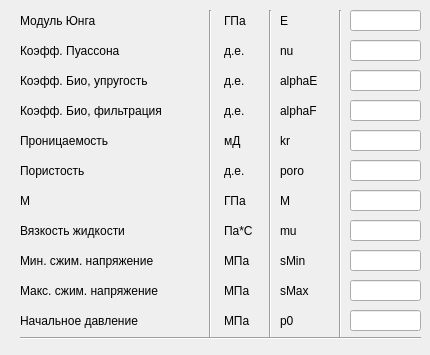
      <widget class="QWidget" name="tab_1">
       <attribute name="title">
        <string>Пласт и флюид</string>
       </attribute>
       <widget class="QLabel" name="mu">
        <property name="geometry">
         <rect>
          <x>280</x>
          <y>220</y>
          <width>51</width>
          <height>21</height>
         </rect>
        </property>
        <property name="text">
         <string>mu</string>
        </property>
       </widget>
       <widget class="QLineEdit" name="le_kr">
        <property name="geometry">
         <rect>
          <x>350</x>
          <y>130</y>
          <width>71</width>
          <height>21</height>
         </rect>
        </property>
        <property name="alignment">
         <set>Qt::AlignRight|Qt::AlignTrailing|Qt::AlignVCenter</set>
        </property>
       </widget>
       <widget class="QLabel" name="K_Bi_f_de">
        <property name="geometry">
         <rect>
          <x>224</x>
          <y>100</y>
          <width>41</width>
          <height>21</height>
         </rect>
        </property>
        <property name="text">
         <string>д.е.</string>
        </property>
       </widget>
       <widget class="QLabel" name="Po">
        <property name="geometry">
         <rect>
          <x>20</x>
          <y>160</y>
          <width>191</width>
          <height>21</height>
         </rect>
        </property>
        <property name="font">
         <font>
          <pointsize>9</pointsize>
          <kerning>true</kerning>
         </font>
        </property>
        <property name="text">
         <string>Пористость</string>
        </property>
        <property name="alignment">
         <set>Qt::AlignLeading|Qt::AlignLeft|Qt::AlignVCenter</set>
        </property>
       </widget>
       <widget class="QLabel" name="E_">
        <property name="geometry">
         <rect>
          <x>280</x>
          <y>10</y>
          <width>51</width>
          <height>21</height>
         </rect>
        </property>
        <property name="text">
         <string>E</string>
        </property>
       </widget>
       <widget class="QLabel" name="sMin">
        <property name="geometry">
         <rect>
          <x>280</x>
          <y>250</y>
          <width>51</width>
          <height>21</height>
         </rect>
        </property>
        <property name="text">
         <string>sMin</string>
        </property>
       </widget>
       <widget class="QLabel" name="Begin">
        <property name="geometry">
         <rect>
          <x>20</x>
          <y>310</y>
          <width>191</width>
          <height>21</height>
         </rect>
        </property>
        <property name="font">
         <font>
          <pointsize>9</pointsize>
          <kerning>true</kerning>
         </font>
        </property>
        <property name="text">
         <string>Начальное давление</string>
        </property>
        <property name="alignment">
         <set>Qt::AlignLeading|Qt::AlignLeft|Qt::AlignVCenter</set>
        </property>
       </widget>
       <widget class="QLineEdit" name="le_sMin">
        <property name="geometry">
         <rect>
          <x>350</x>
          <y>250</y>
          <width>71</width>
          <height>21</height>
         </rect>
        </property>
        <property name="alignment">
         <set>Qt::AlignRight|Qt::AlignTrailing|Qt::AlignVCenter</set>
        </property>
       </widget>
       <widget class="QLabel" name="M_Yu">
        <property name="geometry">
         <rect>
          <x>20</x>
          <y>10</y>
          <width>191</width>
          <height>21</height>
         </rect>
        </property>
        <property name="font">
         <font>
          <pointsize>9</pointsize>
          <kerning>true</kerning>
         </font>
        </property>
        <property name="text">
         <string>Модуль Юнга</string>
        </property>
        <property name="alignment">
         <set>Qt::AlignLeading|Qt::AlignLeft|Qt::AlignVCenter</set>
        </property>
       </widget>
       <widget class="QLabel" name="kr">
        <property name="geometry">
         <rect>
          <x>280</x>
          <y>130</y>
          <width>51</width>
          <height>21</height>
         </rect>
        </property>
        <property name="text">
         <string>kr</string>
        </property>
       </widget>
       <widget class="QLineEdit" name="le_nu">
        <property name="geometry">
         <rect>
          <x>350</x>
          <y>40</y>
          <width>71</width>
          <height>21</height>
         </rect>
        </property>
        <property name="alignment">
         <set>Qt::AlignRight|Qt::AlignTrailing|Qt::AlignVCenter</set>
        </property>
       </widget>
       <widget class="QLabel" name="Begin_MPa">
        <property name="geometry">
         <rect>
          <x>224</x>
          <y>310</y>
          <width>41</width>
          <height>21</height>
         </rect>
        </property>
        <property name="text">
         <string>МПа</string>
        </property>
       </widget>
       <widget class="QLineEdit" name="le_sMax">
        <property name="geometry">
         <rect>
          <x>350</x>
          <y>280</y>
          <width>71</width>
          <height>21</height>
         </rect>
        </property>
        <property name="alignment">
         <set>Qt::AlignRight|Qt::AlignTrailing|Qt::AlignVCenter</set>
        </property>
       </widget>
       <widget class="QLabel" name="K_Pu">
        <property name="geometry">
         <rect>
          <x>20</x>
          <y>40</y>
          <width>191</width>
          <height>21</height>
         </rect>
        </property>
        <property name="font">
         <font>
          <pointsize>9</pointsize>
          <kerning>true</kerning>
         </font>
        </property>
        <property name="text">
         <string>Коэфф. Пуассона</string>
        </property>
        <property name="alignment">
         <set>Qt::AlignLeading|Qt::AlignLeft|Qt::AlignVCenter</set>
        </property>
       </widget>
       <widget class="QLabel" name="K_Pu_de">
        <property name="geometry">
         <rect>
          <x>224</x>
          <y>40</y>
          <width>41</width>
          <height>21</height>
         </rect>
        </property>
        <property name="text">
         <string>д.е.</string>
        </property>
       </widget>
       <widget class="QLabel" name="p0">
        <property name="geometry">
         <rect>
          <x>280</x>
          <y>310</y>
          <width>51</width>
          <height>21</height>
         </rect>
        </property>
        <property name="text">
         <string>p0</string>
        </property>
       </widget>
       <widget class="QLabel" name="alphaE">
        <property name="geometry">
         <rect>
          <x>280</x>
          <y>70</y>
          <width>51</width>
          <height>21</height>
         </rect>
        </property>
        <property name="text">
         <string>alphaE</string>
        </property>
       </widget>
       <widget class="QLabel" name="alphaF">
        <property name="geometry">
         <rect>
          <x>280</x>
          <y>100</y>
          <width>51</width>
          <height>21</height>
         </rect>
        </property>
        <property name="text">
         <string>alphaF</string>
        </property>
       </widget>
       <widget class="QLabel" name="K_Bi_u">
        <property name="geometry">
         <rect>
          <x>20</x>
          <y>70</y>
          <width>191</width>
          <height>21</height>
         </rect>
        </property>
        <property name="font">
         <font>
          <pointsize>9</pointsize>
          <kerning>true</kerning>
         </font>
        </property>
        <property name="text">
         <string>Коэфф. Био, упругость</string>
        </property>
        <property name="alignment">
         <set>Qt::AlignLeading|Qt::AlignLeft|Qt::AlignVCenter</set>
        </property>
       </widget>
       <widget class="QLabel" name="sMax">
        <property name="geometry">
         <rect>
          <x>280</x>
          <y>280</y>
          <width>51</width>
          <height>21</height>
         </rect>
        </property>
        <property name="text">
         <string>sMax</string>
        </property>
       </widget>
       <widget class="QLabel" name="nu">
        <property name="geometry">
         <rect>
          <x>280</x>
          <y>40</y>
          <width>51</width>
          <height>21</height>
         </rect>
        </property>
        <property name="text">
         <string>nu</string>
        </property>
       </widget>
       <widget class="QLabel" name="Min_MPa">
        <property name="geometry">
         <rect>
          <x>224</x>
          <y>250</y>
          <width>41</width>
          <height>21</height>
         </rect>
        </property>
        <property name="text">
         <string>МПа</string>
        </property>
       </widget>
       <widget class="QLabel" name="Po_de">
        <property name="geometry">
         <rect>
          <x>224</x>
          <y>160</y>
          <width>41</width>
          <height>21</height>
         </rect>
        </property>
        <property name="text">
         <string>д.е.</string>
        </property>
       </widget>
       <widget class="QLineEdit" name="le_mu">
        <property name="geometry">
         <rect>
          <x>350</x>
          <y>220</y>
          <width>71</width>
          <height>21</height>
         </rect>
        </property>
        <property name="alignment">
         <set>Qt::AlignRight|Qt::AlignTrailing|Qt::AlignVCenter</set>
        </property>
       </widget>
       <widget class="QLabel" name="K_Bi_u_de">
        <property name="geometry">
         <rect>
          <x>224</x>
          <y>70</y>
          <width>41</width>
          <height>21</height>
         </rect>
        </property>
        <property name="text">
         <string>д.е.</string>
        </property>
       </widget>
       <widget class="QLabel" name="Vya">
        <property name="geometry">
         <rect>
          <x>20</x>
          <y>220</y>
          <width>191</width>
          <height>21</height>
         </rect>
        </property>
        <property name="font">
         <font>
          <pointsize>9</pointsize>
          <kerning>true</kerning>
         </font>
        </property>
        <property name="text">
         <string>Вязкость жидкости</string>
        </property>
        <property name="alignment">
         <set>Qt::AlignLeading|Qt::AlignLeft|Qt::AlignVCenter</set>
        </property>
       </widget>
       <widget class="QLineEdit" name="le_poro">
        <property name="geometry">
         <rect>
          <x>350</x>
          <y>160</y>
          <width>71</width>
          <height>21</height>
         </rect>
        </property>
        <property name="alignment">
         <set>Qt::AlignRight|Qt::AlignTrailing|Qt::AlignVCenter</set>
        </property>
       </widget>
       <widget class="QLabel" name="Max">
        <property name="geometry">
         <rect>
          <x>20</x>
          <y>280</y>
          <width>191</width>
          <height>21</height>
         </rect>
        </property>
        <property name="font">
         <font>
          <pointsize>9</pointsize>
          <kerning>true</kerning>
         </font>
        </property>
        <property name="text">
         <string>Макс. сжим. напряжение</string>
        </property>
        <property name="alignment">
         <set>Qt::AlignLeading|Qt::AlignLeft|Qt::AlignVCenter</set>
        </property>
       </widget>
       <widget class="QLineEdit" name="le_p0">
        <property name="geometry">
         <rect>
          <x>350</x>
          <y>310</y>
          <width>71</width>
          <height>21</height>
         </rect>
        </property>
        <property name="alignment">
         <set>Qt::AlignRight|Qt::AlignTrailing|Qt::AlignVCenter</set>
        </property>
       </widget>
       <widget class="QLabel" name="M_Yu_GPa">
        <property name="geometry">
         <rect>
          <x>224</x>
          <y>10</y>
          <width>41</width>
          <height>21</height>
         </rect>
        </property>
        <property name="text">
         <string>ГПа</string>
        </property>
       </widget>
       <widget class="QLabel" name="poro">
        <property name="geometry">
         <rect>
          <x>280</x>
          <y>160</y>
          <width>51</width>
          <height>21</height>
         </rect>
        </property>
        <property name="text">
         <string>poro</string>
        </property>
       </widget>
       <widget class="QLabel" name="Pr_md">
        <property name="geometry">
         <rect>
          <x>224</x>
          <y>130</y>
          <width>41</width>
          <height>21</height>
         </rect>
        </property>
        <property name="text">
         <string>мД</string>
        </property>
       </widget>
       <widget class="QLabel" name="M_">
        <property name="geometry">
         <rect>
          <x>20</x>
          <y>190</y>
          <width>191</width>
          <height>21</height>
         </rect>
        </property>
        <property name="font">
         <font>
          <pointsize>9</pointsize>
          <kerning>true</kerning>
         </font>
        </property>
        <property name="text">
         <string>М</string>
        </property>
        <property name="alignment">
         <set>Qt::AlignLeading|Qt::AlignLeft|Qt::AlignVCenter</set>
        </property>
       </widget>
       <widget class="QLineEdit" name="le_alphaE">
        <property name="geometry">
         <rect>
          <x>350</x>
          <y>70</y>
          <width>71</width>
          <height>21</height>
         </rect>
        </property>
        <property name="alignment">
         <set>Qt::AlignRight|Qt::AlignTrailing|Qt::AlignVCenter</set>
        </property>
       </widget>
       <widget class="Line" name="line_3">
        <property name="geometry">
         <rect>
          <x>330</x>
          <y>10</y>
          <width>20</width>
          <height>328</height>
         </rect>
        </property>
        <property name="orientation">
         <enum>Qt::Vertical</enum>
        </property>
       </widget>
       <widget class="Line" name="line_2">
        <property name="geometry">
         <rect>
          <x>260</x>
          <y>10</y>
          <width>20</width>
          <height>328</height>
         </rect>
        </property>
        <property name="orientation">
         <enum>Qt::Vertical</enum>
        </property>
       </widget>
       <widget class="QLineEdit" name="le_E">
        <property name="geometry">
         <rect>
          <x>350</x>
          <y>10</y>
          <width>71</width>
          <height>21</height>
         </rect>
        </property>
        <property name="inputMask">
         <string/>
        </property>
        <property name="text">
         <string/>
        </property>
        <property name="alignment">
         <set>Qt::AlignRight|Qt::AlignTrailing|Qt::AlignVCenter</set>
        </property>
       </widget>
       <widget class="QLabel" name="Pr">
        <property name="geometry">
         <rect>
          <x>20</x>
          <y>130</y>
          <width>191</width>
          <height>21</height>
         </rect>
        </property>
        <property name="font">
         <font>
          <pointsize>9</pointsize>
          <kerning>true</kerning>
         </font>
        </property>
        <property name="text">
         <string>Проницаемость</string>
        </property>
        <property name="alignment">
         <set>Qt::AlignLeading|Qt::AlignLeft|Qt::AlignVCenter</set>
        </property>
       </widget>
       <widget class="QLineEdit" name="le_M">
        <property name="geometry">
         <rect>
          <x>350</x>
          <y>190</y>
          <width>71</width>
          <height>21</height>
         </rect>
        </property>
        <property name="alignment">
         <set>Qt::AlignRight|Qt::AlignTrailing|Qt::AlignVCenter</set>
        </property>
       </widget>
       <widget class="QLabel" name="Vya_PaS">
        <property name="geometry">
         <rect>
          <x>224</x>
          <y>220</y>
          <width>41</width>
          <height>21</height>
         </rect>
        </property>
        <property name="text">
         <string>Па*С</string>
        </property>
       </widget>
       <widget class="Line" name="line_4">
        <property name="geometry">
         <rect>
          <x>20</x>
          <y>330</y>
          <width>401</width>
          <height>16</height>
         </rect>
        </property>
        <property name="orientation">
         <enum>Qt::Horizontal</enum>
        </property>
       </widget>
       <widget class="QLabel" name="M_GPa">
        <property name="geometry">
         <rect>
          <x>224</x>
          <y>190</y>
          <width>41</width>
          <height>21</height>
         </rect>
        </property>
        <property name="text">
         <string>ГПа</string>
        </property>
       </widget>
       <widget class="Line" name="line_1">
        <property name="geometry">
         <rect>
          <x>200</x>
          <y>10</y>
          <width>20</width>
          <height>328</height>
         </rect>
        </property>
        <property name="orientation">
         <enum>Qt::Vertical</enum>
        </property>
       </widget>
       <widget class="QLineEdit" name="le_alphaF">
        <property name="geometry">
         <rect>
          <x>350</x>
          <y>100</y>
          <width>71</width>
          <height>21</height>
         </rect>
        </property>
        <property name="alignment">
         <set>Qt::AlignRight|Qt::AlignTrailing|Qt::AlignVCenter</set>
        </property>
       </widget>
       <widget class="QLabel" name="Min">
        <property name="geometry">
         <rect>
          <x>20</x>
          <y>250</y>
          <width>191</width>
          <height>21</height>
         </rect>
        </property>
        <property name="font">
         <font>
          <pointsize>9</pointsize>
          <kerning>true</kerning>
         </font>
        </property>
        <property name="text">
         <string>Мин. сжим. напряжение</string>
        </property>
        <property name="alignment">
         <set>Qt::AlignLeading|Qt::AlignLeft|Qt::AlignVCenter</set>
        </property>
       </widget>
       <widget class="QLabel" name="K_Bi_f">
        <property name="geometry">
         <rect>
          <x>20</x>
          <y>100</y>
          <width>191</width>
          <height>21</height>
         </rect>
        </property>
        <property name="font">
         <font>
          <pointsize>9</pointsize>
          <kerning>true</kerning>
         </font>
        </property>
        <property name="text">
         <string>Коэфф. Био, фильтрация</string>
        </property>
        <property name="alignment">
         <set>Qt::AlignLeading|Qt::AlignLeft|Qt::AlignVCenter</set>
        </property>
       </widget>
       <widget class="QLabel" name="M_M">
        <property name="geometry">
         <rect>
          <x>280</x>
          <y>190</y>
          <width>51</width>
          <height>21</height>
         </rect>
        </property>
        <property name="text">
         <string>M</string>
        </property>
       </widget>
       <widget class="QLabel" name="Max_MPa">
        <property name="geometry">
         <rect>
          <x>224</x>
          <y>280</y>
          <width>41</width>
          <height>21</height>
         </rect>
        </property>
        <property name="text">
         <string>МПа</string>
        </property>
       </widget>
      </widget>
